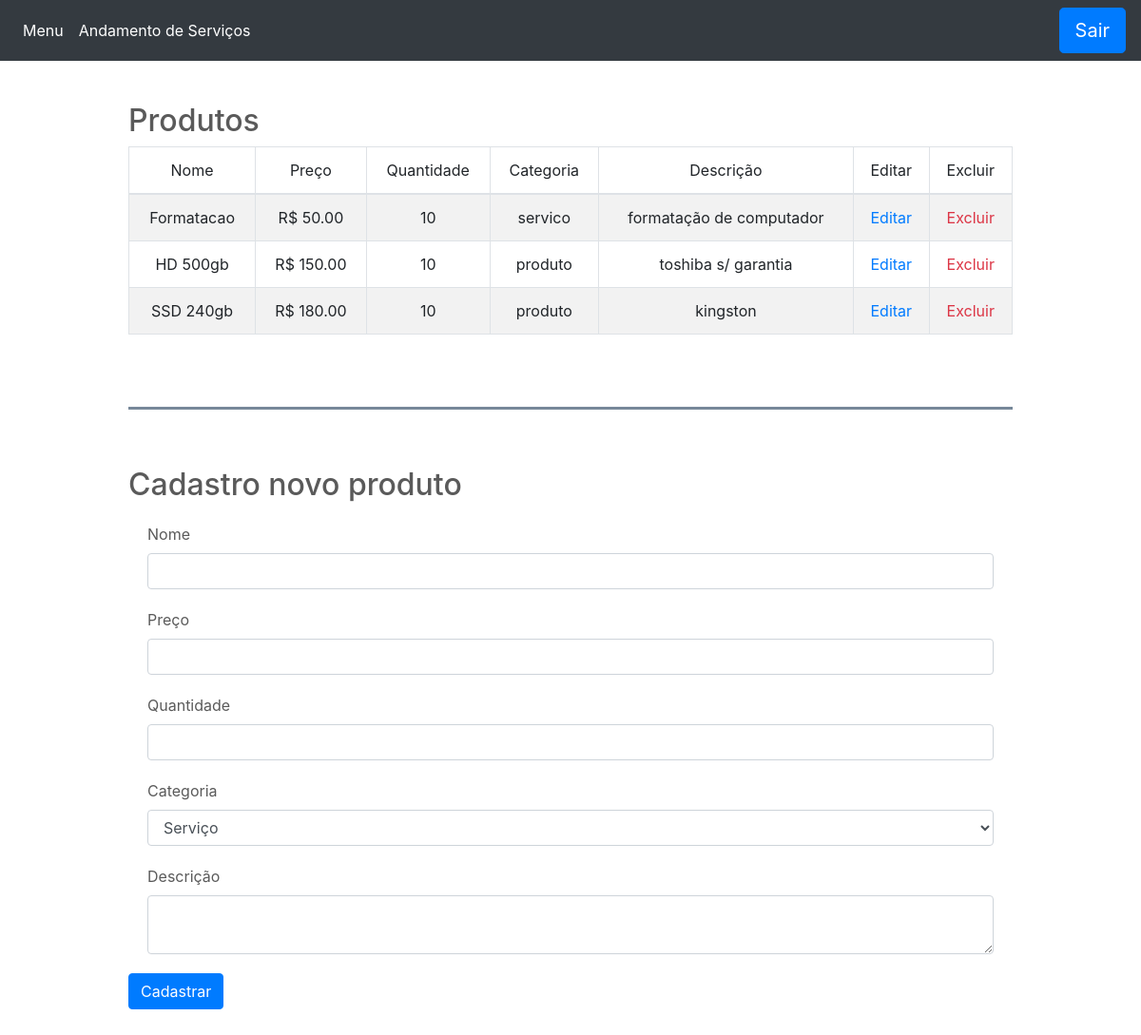
Screenshot of /Views/Admin.php with the database file from the repository.
### tables this page shows
CREATE TABLE produtos
(
  id INT NOT NULL AUTO_INCREMENT,
  nome VARCHAR(150) NOT NULL,
  preco DOUBLE(9,2) NOT NULL,
  quantidade INT NOT NULL,
  categoria ENUM('servico', 'produto'),
  descricao VARCHAR(150),
  PRIMARY KEY(id)
);

### Views/Admin.php (the view, shortened to what this page needs)
<?php
  include('../Controlers/Conexao.php');
  $result_cliente = mysqli_query($con,"SELECT * FROM produtos");
?>
<!DOCTYPE html>
<html lang="pt-br">
  <head>
      <link rel="stylesheet" href="../Models/reset.css">
      <link rel="stylesheet" href="../Models/css/bootstrap.min.css">
      <link rel="stylesheet" href="../Models/css/bootstrap.css">
      <link rel="stylesheet" href="../Models/Carousel.css">
      <link rel="stylesheet" href="../Models/Estilo.css">
  </head>
  <body>
    <header>
      <nav class="navbar navbar-expand-md navbar-dark fixed-top bg-dark">
        <div class="collapse navbar-collapse" id="navbarCollapse">
          <ul class="navbar-nav mr-auto">
            <li class="nav-item active">
              <a class="nav-link" href="Admin.php">Menu</a>
            </li>
            <li class="nav-item active">
              <a class="nav-link" href="andamento-servicos.php">Andamento de Serviços</a>
            </li>
          </ul>
          <form class="form-inline mt-2 mt-md-0" method="POST" action="../Controlers/Logout.php">
            <input type="submit" name="BTEnvia" class="btn btn-primary btn-lg btn-block btn-blue" value="Sair">
          </form>
        </div>
      </nav>
    </header>
    <main>
      <div class="container">
        <h2>Produtos</h2>
          <div class="table-responsive">
            <div class="tabela_prod">
              <table class="table table-striped table-bordered">
                <thead>
                  <tr>
                    <th>Nome</th>
                    <th>Preço</th>
                    <th>Quantidade</th>
                    <th>Categoria</th>
                    <th>Descrição</th>
                    <th>Editar</th>
                    <th>Excluir</th>
                  </tr>
                </thead>
                <tbody>
                  <?php while($dado = $result_cliente->fetch_array()){?>
                    <tr>
                      <td><?php echo $dado['nome']; ?></td>
                      <td> R$ <?php echo $dado['preco']; ?></td>
                      <td><?php echo $dado['quantidade']; ?></td>
                      <td><?php echo $dado['categoria']; ?></td>
                      <td><?php echo $dado['descricao']; ?></td>
                      <td><a class="text-primary" href="./Editar.php?id=<?php echo $dado['id'];?>">Editar</a></td>
                      <td><a class="text-danger" href="../Controlers/Excluir.php?id=<?php echo $dado['id'];?>">Excluir</a></td>
                    </tr>
                  <?php } ?>
                </tbody>
              </table>
            </div>
          </div>
        </div>
      <div class="container"><div class="linha"></div></div>
        <div class="container">
        <h2>Cadastro novo produto</h2>
        <form action="../Controlers/Cadastro_prod.php" method="post">
          <div class="form-group">
            <label for="nome">Nome</label>
            <input id="nome" name="nome" type="text" class="form-control">
          </div>
          <div class="form-group">
            <label for="preco">Preço</label>
            <input id="preco" name="preco" type="number" class="form-control">
          </div>
          <div class="form-group">
            <label for="quantidade">Quantidade</label>
            <input id="quantidade" name="qt" type="number" class="form-control">
          </div>
          <div class="form-group">
            <label for="categoria">Categoria</label>
            <select id="categoria" name="cat" type="text" class="form-control">
              <option value="servico" >Serviço</option>
            </select>
          </div>
          <div class="form-group">
            <label for="descricao">Descrição</label>
            <textarea id="descricao" name="desc" class="form-control"></textarea>
          </div>
          <button type="submit" class="btn btn-primary">Cadastrar</button>
        </form>
      </div>
    </main>
  </body>
</html>

### Models/Carousel.css (style rules this page uses)
body { padding-top: 3rem; padding-bottom: 3rem; color: #5a5a5a; }

### Models/Estilo.css (style rules this page uses)
.navbar { margin: 0px; }
.form-group { margin:20px; }
.container { margin-top: 60px; margin-bottom: 60px; width: 80%; }
.linha { border-bottom: 3px solid lightslategray; }
.tabela_prod tr { text-align: center; }

### rows the page displays
produtos: nome "Formatacao", preco "50.00", quantidade "10", categoria "servico", descricao "formatação de computador"
produtos: nome "HD 500gb", preco "150.00", quantidade "10", categoria "produto", descricao "toshiba s/ garantia"
produtos: nome "SSD 240gb", preco "180.00", quantidade "10", categoria "produto", descricao "kingston"
